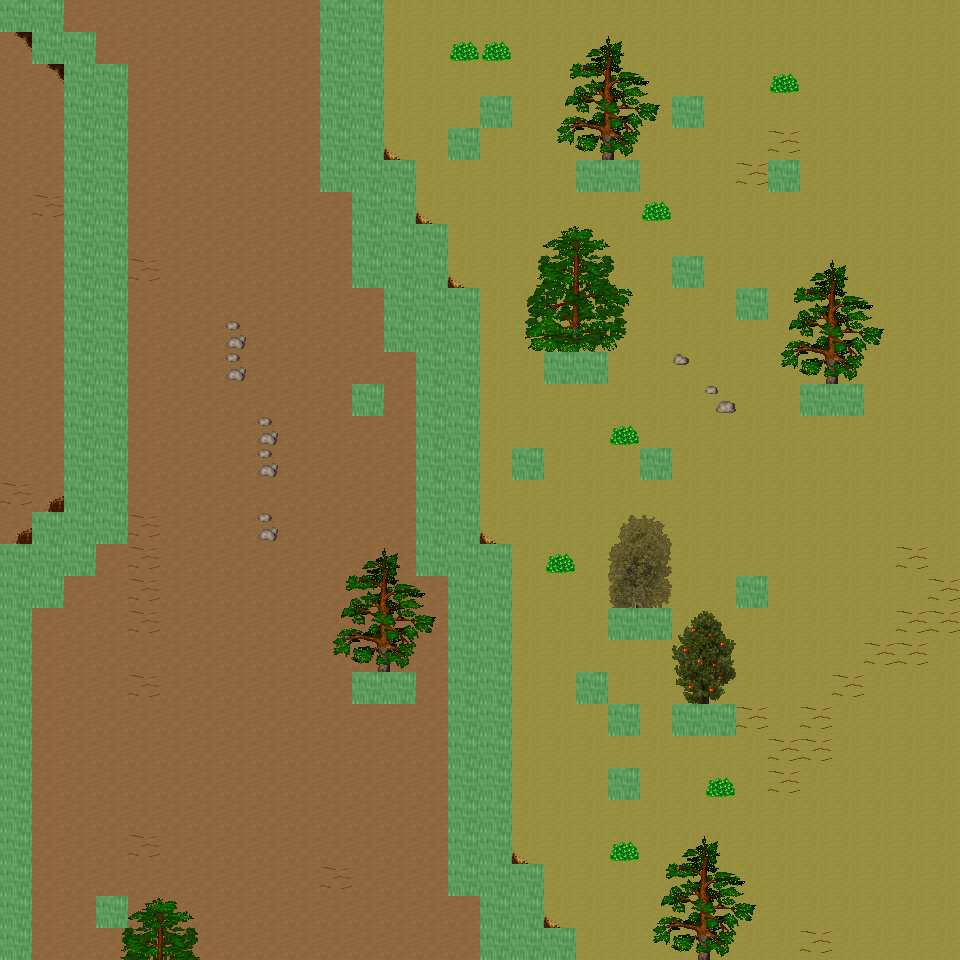

The image is a tile-based game level rendered from a .tmx file. Its description and source (layers, tilesets, objects; grid data summarised) follow:
An orthogonal 30x30 tile map with 32x32 px tiles, 6 tile layers (Ground, Object, Object2, Above, ...), 47 tilesets and 5 objects (5x mapExit).

<map version="1.0" orientation="orthogonal" renderorder="right-down" width="30" height="30" tilewidth="32" tileheight="32" nextobjectid="6">
  <tileset firstgid="1" name="tileset_ground_ground" tilewidth="32" tileheight="32" tilecount="33" columns="3">
    <image source="../drawable/tileset_ground_ground.png" width="96" height="352" />
  </tileset>
  <tileset firstgid="34" name="tileset_ground_ice_ice" tilewidth="32" tileheight="32" tilecount="3" columns="3">
    <image source="../drawable/tileset_ground_ice_ice.png" width="96" height="32" />
  </tileset>
  <tileset firstgid="37" name="tileset_ground_earth_edges" tilewidth="32" tileheight="32" tilecount="18" columns="6">
    <image source="../drawable/tileset_ground_earth_edges.png" width="192" height="96" />
  </tileset>
  <tileset firstgid="55" name="tileset_ground_rock_pebbles" tilewidth="32" tileheight="32" tilecount="3" columns="1">
    <image source="../drawable/tileset_ground_rock_pebbles.png" width="32" height="96" />
  </tileset>
  <tileset firstgid="58" name="tileset_item_corpse_huge_animal" tilewidth="32" tileheight="32" tilecount="16" columns="2">
    <image source="../drawable/tileset_item_corpse_huge_animal.png" width="64" height="256" />
  </tileset>
  <tileset firstgid="74" name="tileset_plant_flower_daisy_white" tilewidth="32" tileheight="32" tilecount="8" columns="2">
    <image source="../drawable/tileset_plant_flower_daisy_white.png" width="64" height="128" />
  </tileset>
  <tileset firstgid="82" name="tileset_ground_ridge_earth_dark" tilewidth="32" tileheight="32" tilecount="96" columns="12">
    <image source="../drawable/tileset_ground_ridge_earth_dark.png" width="384" height="256" />
  </tileset>
  <tileset firstgid="178" name="tileset_ground_grass_edges" tilewidth="32" tileheight="32" tilecount="36" columns="12">
    <image source="../drawable/tileset_ground_grass_edges.png" width="384" height="96" />
  </tileset>
  <tileset firstgid="214" name="tileset_ground_ridge_ice_2" tilewidth="32" tileheight="32" tilecount="42" columns="7">
    <image source="../drawable/tileset_ground_ridge_ice_2.png" width="224" height="192" />
  </tileset>
  <tileset firstgid="256" name="tileset_ground_ice_glacier" tilewidth="32" tileheight="32" tilecount="1" columns="1">
    <image source="../drawable/tileset_ground_ice_glacier.png" width="32" height="32" />
  </tileset>
  <tileset firstgid="257" name="tileset_ground_ice_edges" tilewidth="32" tileheight="32" tilecount="9" columns="3">
    <image source="../drawable/tileset_ground_ice_edges.png" width="96" height="96" />
  </tileset>
  <tileset firstgid="266" name="tileset_plant_bush_large_brown" tilewidth="32" tileheight="32" tilecount="9" columns="3">
    <image source="../drawable/tileset_plant_bush_large_brown.png" width="96" height="96" />
  </tileset>
  <tileset firstgid="275" name="tileset_ground_ridge_ice" tilewidth="32" tileheight="32" tilecount="42" columns="7">
    <image source="../drawable/tileset_ground_ridge_ice.png" width="224" height="192" />
  </tileset>
  <tileset firstgid="317" name="tileset_plant_bush_various_small" tilewidth="32" tileheight="32" tilecount="9" columns="3">
    <image source="../drawable/tileset_plant_bush_various_small.png" width="96" height="96" />
  </tileset>
  <tileset firstgid="326" name="tileset_ground_rock_rocks_2" tilewidth="32" tileheight="32" tilecount="4" columns="2">
    <image source="../drawable/tileset_ground_rock_rocks_2.png" width="64" height="64" />
  </tileset>
  <tileset firstgid="330" name="tileset_building_decoration_blue_circle" tilewidth="32" tileheight="32" tilecount="4" columns="2">
    <image source="../drawable/tileset_building_decoration_blue_circle.png" width="64" height="64" />
  </tileset>
  <tileset firstgid="334" name="tileset_item_statue_cross" tilewidth="32" tileheight="32" tilecount="1" columns="1">
    <image source="../drawable/tileset_item_statue_cross.png" width="32" height="32" />
  </tileset>
  <tileset firstgid="335" name="tileset_ground_rock_green_crystal" tilewidth="32" tileheight="32" tilecount="9" columns="3">
    <image source="../drawable/tileset_ground_rock_green_crystal.png" width="96" height="96" />
  </tileset>
  <tileset firstgid="344" name="tileset_furniture_light_iron_lamp" tilewidth="32" tileheight="32" tilecount="3" columns="1">
    <image source="../drawable/tileset_furniture_light_iron_lamp.png" width="32" height="96" />
  </tileset>
  <tileset firstgid="347" name="tileset_item_statue_metal_and_stone" tilewidth="32" tileheight="32" tilecount="6" columns="3">
    <image source="../drawable/tileset_item_statue_metal_and_stone.png" width="96" height="64" />
  </tileset>
  <tileset firstgid="353" name="tileset_ground_ladder_horizontal_pale" tilewidth="32" tileheight="32" tilecount="3" columns="1">
    <image source="../drawable/tileset_ground_ladder_horizontal_pale.png" width="32" height="96" />
  </tileset>
  <tileset firstgid="356" name="tileset_plant_bush_bushes" tilewidth="32" tileheight="32" tilecount="10" columns="5">
    <image source="../drawable/tileset_plant_bush_bushes.png" width="160" height="64" />
  </tileset>
  <tileset firstgid="366" name="tileset_item_blood_floor_stain" tilewidth="32" tileheight="32" tilecount="1" columns="1">
    <image source="../drawable/tileset_item_blood_floor_stain.png" width="32" height="32" />
  </tileset>
  <tileset firstgid="367" name="tileset_item_corpse_skull_dark" tilewidth="32" tileheight="32" tilecount="2" columns="2">
    <image source="../drawable/tileset_item_corpse_skull_dark.png" width="64" height="32" />
  </tileset>
  <tileset firstgid="369" name="tileset_furniture_light_flames" tilewidth="32" tileheight="32" tilecount="6" columns="6">
    <image source="../drawable/tileset_furniture_light_flames.png" width="192" height="32" />
  </tileset>
  <tileset firstgid="375" name="tileset_logic_creature_human" tilewidth="32" tileheight="32" tilecount="5" columns="5">
    <image source="../drawable/tileset_logic_creature_human.png" width="160" height="32" />
  </tileset>
  <tileset firstgid="380" name="tileset_logic_creature_elemental" tilewidth="32" tileheight="32" tilecount="16" columns="8">
    <image source="../drawable/tileset_logic_creature_elemental.png" width="256" height="64" />
  </tileset>
  <tileset firstgid="396" name="tileset_logic_collision" tilewidth="32" tileheight="32" tilecount="1" columns="1">
    <image source="../drawable/tileset_logic_collision.png" width="32" height="32" />
  </tileset>
  <tileset firstgid="397" name="tileset_logic_creature_giant_human" tilewidth="32" tileheight="32" tilecount="16" columns="8">
    <image source="../drawable/tileset_logic_creature_giant_human.png" width="256" height="64" />
  </tileset>
  <tileset firstgid="413" name="tileset_plant_tree_taller_trees" tilewidth="32" tileheight="32" tilecount="32" columns="8">
    <image source="../drawable/tileset_plant_tree_taller_trees.png" width="256" height="128" />
  </tileset>
  <tileset firstgid="445" name="tileset_plant_tree_spruce" tilewidth="32" tileheight="32" tilecount="6" columns="2">
    <image source="../drawable/tileset_plant_tree_spruce.png" width="64" height="96" />
  </tileset>
  <tileset firstgid="451" name="tileset_plant_bush_bush_mult_colored" tilewidth="32" tileheight="32" tilecount="6" columns="3">
    <image source="../drawable/tileset_plant_bush_bush_mult_colored.png" width="96" height="64" />
  </tileset>
  <tileset firstgid="457" name="tileset_ground_ice_icehole" tilewidth="32" tileheight="32" tilecount="1" columns="1">
    <image source="../drawable/tileset_ground_ice_icehole.png" width="32" height="32" />
  </tileset>
  <tileset firstgid="458" name="tileset_logic_portal" tilewidth="32" tileheight="32" tilecount="24" columns="8">
    <image source="../drawable/tileset_logic_portal.png" width="256" height="96" />
  </tileset>
  <tileset firstgid="482" name="tileset_building_wall_int_clay" tilewidth="32" tileheight="32" tilecount="100" columns="10">
    <image source="../drawable/tileset_building_wall_int_clay.png" width="320" height="320" />
  </tileset>
  <tileset firstgid="582" name="tileset_plant_tree_pine_tree" tilewidth="32" tileheight="32" tilecount="20" columns="4">
    <image source="../drawable/tileset_plant_tree_pine_tree.png" width="128" height="160" />
  </tileset>
  <tileset firstgid="602" name="tileset_plant_tree_pine_tree_1" tilewidth="32" tileheight="32" tilecount="20" columns="4">
    <image source="../drawable/tileset_plant_tree_pine_tree_1.png" width="128" height="160" />
  </tileset>
  <tileset firstgid="622" name="tileset_plant_stump_hollow_logs" tilewidth="32" tileheight="32" tilecount="6" columns="3">
    <image source="../drawable/tileset_plant_stump_hollow_logs.png" width="96" height="64" />
  </tileset>
  <tileset firstgid="628" name="tileset_plant_stump_small_stump" tilewidth="32" tileheight="32" tilecount="4" columns="2">
    <image source="../drawable/tileset_plant_stump_small_stump.png" width="64" height="64" />
  </tileset>
  <tileset firstgid="632" name="tileset_plant_stump_stump_snow1" tilewidth="32" tileheight="32" tilecount="2" columns="2">
    <image source="../drawable/tileset_plant_stump_stump_snow1.png" width="64" height="32" />
  </tileset>
  <tileset firstgid="634" name="tileset_plant_stump_stump_snow" tilewidth="32" tileheight="32" tilecount="2" columns="2">
    <image source="../drawable/tileset_plant_stump_stump_snow.png" width="64" height="32" />
  </tileset>
  <tileset firstgid="636" name="tileset_building_decoration_rocks" tilewidth="32" tileheight="32" tilecount="6" columns="3">
    <image source="../drawable/tileset_building_decoration_rocks.png" width="96" height="64" />
  </tileset>
  <tileset firstgid="642" name="tileset_ground_rock_rocks" tilewidth="32" tileheight="32" tilecount="4" columns="2">
    <image source="../drawable/tileset_ground_rock_rocks.png" width="64" height="64" />
  </tileset>
  <tileset firstgid="646" name="tileset_plant_tree_snow_on_pine" tilewidth="32" tileheight="32" tilecount="20" columns="4">
    <image source="../drawable/tileset_plant_tree_snow_on_pine.png" width="128" height="160" />
  </tileset>
  <tileset firstgid="666" name="tileset_light_dim_light_5x5" tilewidth="32" tileheight="32" tilecount="25" columns="5">
    <image source="../drawable/tileset_light_dim_light_5x5.png" width="160" height="160" />
  </tileset>
  <tileset firstgid="691" name="tileset_logic_creature_fowl" tilewidth="32" tileheight="32" tilecount="6" columns="6">
    <image source="../drawable/tileset_logic_creature_fowl.png" width="192" height="32" />
  </tileset>
  <tileset firstgid="697" name="tileset_logic_creature_animal" tilewidth="32" tileheight="32" tilecount="32" columns="8">
    <image source="../drawable/tileset_logic_creature_animal.png" width="256" height="128" />
  </tileset>
  <layer name="Ground" width="30" height="30">
    <data>[900 cells, 900 non-empty, 2 distinct tile ids]</data>
  </layer>
  <layer name="Object" width="30" height="30">
    <data>[900 cells, 196 non-empty, 39 distinct tile ids]</data>
  </layer>
  <layer name="Object2" width="30" height="30">
    <data>[900 cells, 0 non-empty, 0 distinct tile ids]</data>
  </layer>
  <layer name="Above" width="30" height="30">
    <data>[900 cells, 106 non-empty, 46 distinct tile ids]</data>
  </layer>
  <layer name="Above2" width="30" height="30">
    <data>[900 cells, 0 non-empty, 0 distinct tile ids]</data>
  </layer>
  <layer name="Walkable" width="30" height="30">
    <data>[900 cells, 145 non-empty, 1 distinct tile ids]</data>
  </layer>
  <objectgroup name="MapEvents">
    <object id="1" name="north" type="mapExit" x="64" y="0" width="256" height="32">
      <properties>
        <property name="map" value="level_0_x68_y26" />
        <property name="x" value="2" />
        <property name="y" value="28" />
      </properties>
    </object>
    <object id="2" name="north2" type="mapExit" x="384" y="0" width="576" height="32">
      <properties>
        <property name="map" value="level_0_x68_y26" />
        <property name="x" value="12" />
        <property name="y" value="28" />
      </properties>
    </object>
    <object id="3" name="south" type="mapExit" x="32" y="928" width="448" height="32">
      <properties>
        <property name="map" value="level_0_x68_y28" />
        <property name="x" value="1" />
        <property name="y" value="1" />
      </properties>
    </object>
    <object id="4" name="south2" type="mapExit" x="576" y="928" width="384" height="32">
      <properties>
        <property name="map" value="level_0_x68_y28" />
        <property name="x" value="18" />
        <property name="y" value="1" />
      </properties>
    </object>
    <object id="5" name="east" type="mapExit" x="928" y="0" width="32" height="960">
      <properties>
        <property name="map" value="level_0_x69_y27" />
        <property name="x" value="1" />
        <property name="y" value="0" />
      </properties>
    </object>
  </objectgroup>
</map>
